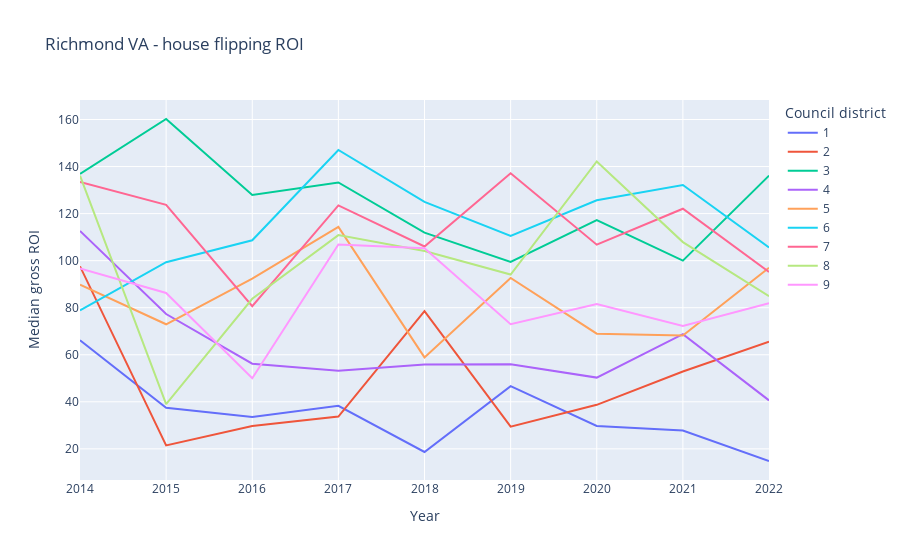

The cell this chart's notebook holds for it:
### Code cell
# try with roi
flips['council'] = flips['district_number_x'].astype('str').str[:1]
fynr = flips.groupby(['year','council']).agg({'roi':['mean','median','std']}).reset_index()
fynr.columns = ['year','dist','mean','median','std']
px.line(fynr, x='year', y='median', color='dist',
       title='Richmond VA - house flipping ROI',
       labels={
                     "year": "Year",
                     "median": "Median gross ROI",
                     "dist": "Council district"
                 })

### Figure 1 — Plotly figure (JSON) as saved in the notebook; plotly's stock layout.template omitted (floating-point values rounded to 4 significant figures)
{"data": [{"hovertemplate": "Council district=1<br>Year=%{x}<br>Median gross ROI=%{y}<extra></extra>", "legendgroup": "1", "line": {"color": "#636efa", "dash": "solid"}, "mode": "lines", "name": "1", "orientation": "v", "showlegend": true, "type": "scatter", "x": [2014, 2015, 2016, 2017, 2018, 2019, 2020, 2021, 2022], "xaxis": "x", "y": [66.18, 37.5, 33.55, 38.28, 18.67, 46.67, 29.71, 27.78, 14.84], "yaxis": "y"}, {"hovertemplate": "Council district=2<br>Year=%{x}<br>Median gross ROI=%{y}<extra></extra>", "legendgroup": "2", "line": {"color": "#EF553B", "dash": "solid"}, "mode": "lines", "name": "2", "orientation": "v", "showlegend": true, "type": "scatter", "x": [2014, 2015, 2016, 2017, 2018, 2019, 2020, 2021, 2022], "xaxis": "x", "y": [97.6, 21.48, 29.73, 33.72, 78.5, 29.41, 38.72, 52.89, 65.53], "yaxis": "y"}, {"hovertemplate": "Council district=3<br>Year=%{x}<br>Median gross ROI=%{y}<extra></extra>", "legendgroup": "3", "line": {"color": "#00cc96", "dash": "solid"}, "mode": "lines", "name": "3", "orientation": "v", "showlegend": true, "type": "scatter", "x": [2014, 2015, 2016, 2017, 2018, 2019, 2020, 2021, 2022], "xaxis": "x", "y": [136.9, 160.2, 127.9, 133.2, 111.9, 99.49, 117.3, 100, 136.2], "yaxis": "y"}, {"hovertemplate": "Council district=4<br>Year=%{x}<br>Median gross ROI=%{y}<extra></extra>", "legendgroup": "4", "line": {"color": "#ab63fa", "dash": "solid"}, "mode": "lines", "name": "4", "orientation": "v", "showlegend": true, "type": "scatter", "x": [2014, 2015, 2016, 2017, 2018, 2019, 2020, 2021, 2022], "xaxis": "x", "y": [112.6, 77.3, 56.18, 53.25, 55.88, 55.91, 50.29, 68.79, 40.61], "yaxis": "y"}, {"hovertemplate": "Council district=5<br>Year=%{x}<br>Median gross ROI=%{y}<extra></extra>", "legendgroup": "5", "line": {"color": "#FFA15A", "dash": "solid"}, "mode": "lines", "name": "5", "orientation": "v", "showlegend": true, "type": "scatter", "x": [2014, 2015, 2016, 2017, 2018, 2019, 2020, 2021, 2022], "xaxis": "x", "y": [89.8, 72.96, 92.4, 114.4, 58.88, 92.66, 68.97, 68.18, 96.96], "yaxis": "y"}, {"hovertemplate": "Council district=6<br>Year=%{x}<br>Median gross ROI=%{y}<extra></extra>", "legendgroup": "6", "line": {"color": "#19d3f3", "dash": "solid"}, "mode": "lines", "name": "6", "orientation": "v", "showlegend": true, "type": "scatter", "x": [2014, 2015, 2016, 2017, 2018, 2019, 2020, 2021, 2022], "xaxis": "x", "y": [78.84, 99.33, 108.7, 147.0, 125, 110.5, 125.7, 132.2, 105.6], "yaxis": "y"}, {"hovertemplate": "Council district=7<br>Year=%{x}<br>Median gross ROI=%{y}<extra></extra>", "legendgroup": "7", "line": {"color": "#FF6692", "dash": "solid"}, "mode": "lines", "name": "7", "orientation": "v", "showlegend": true, "type": "scatter", "x": [2014, 2015, 2016, 2017, 2018, 2019, 2020, 2021, 2022], "xaxis": "x", "y": [133.5, 123.7, 80.65, 123.5, 106.0, 137.1, 106.8, 122.1, 95.22], "yaxis": "y"}, {"hovertemplate": "Council district=8<br>Year=%{x}<br>Median gross ROI=%{y}<extra></extra>", "legendgroup": "8", "line": {"color": "#B6E880", "dash": "solid"}, "mode": "lines", "name": "8", "orientation": "v", "showlegend": true, "type": "scatter", "x": [2014, 2015, 2016, 2017, 2018, 2019, 2020, 2021, 2022], "xaxis": "x", "y": [136.1, 38.98, 83.78, 110.9, 104.1, 94.12, 142.2, 107.9, 84.91], "yaxis": "y"}, {"hovertemplate": "Council district=9<br>Year=%{x}<br>Median gross ROI=%{y}<extra></extra>", "legendgroup": "9", "line": {"color": "#FF97FF", "dash": "solid"}, "mode": "lines", "name": "9", "orientation": "v", "showlegend": true, "type": "scatter", "x": [2014, 2015, 2016, 2017, 2018, 2019, 2020, 2021, 2022], "xaxis": "x", "y": [96.7, 86.29, 50, 106.9, 105.3, 72.98, 81.6, 72.21, 81.93], "yaxis": "y"}], "layout": {"legend": {"title": {"text": "Council district"}, "tracegroupgap": 0}, "title": {"text": "Richmond VA - house flipping ROI"}, "xaxis": {"anchor": "y", "domain": [0, 1], "title": {"text": "Year"}}, "yaxis": {"anchor": "x", "domain": [0, 1], "title": {"text": "Median gross ROI"}}}}
